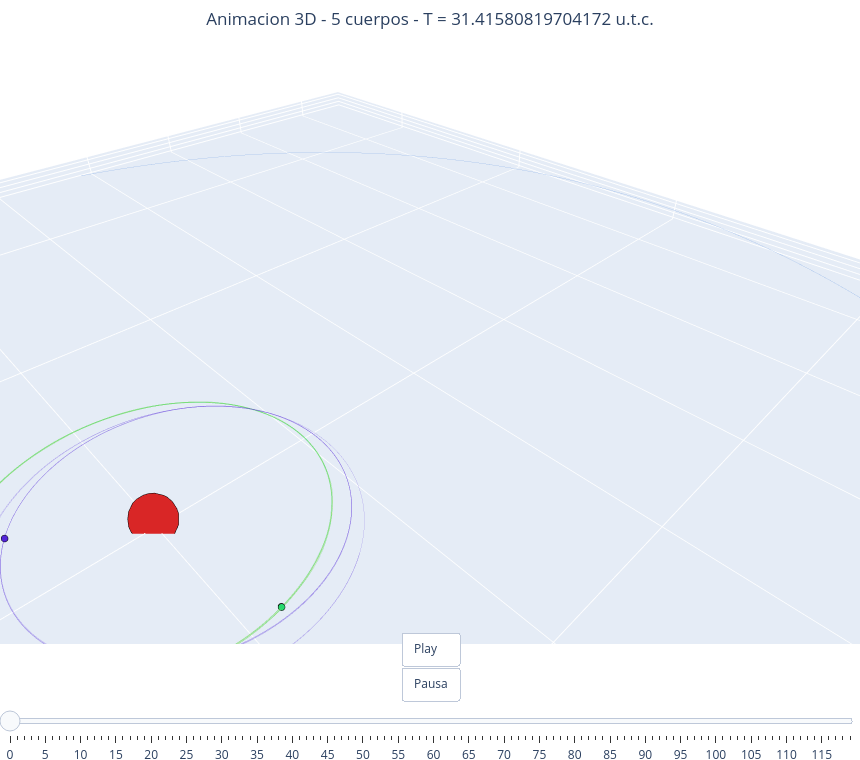

This figure's notebook cell:
### Markdown cell above
### Fundamento Teórico del Modelo de N-Cuerpos

Este notebook implementa la resolución numérica del **problema de N-cuerpos** en el marco de la mecánica celeste newtoniana, utilizando condiciones iniciales reales obtenidas del servicio JPL Horizons (NASA) para el Sol, la Tierra, la Luna, Júpiter y el asteroide Apophis.

#### 1. Ecuaciones de Movimiento 

El modelo se basa en la Ley de Gravitación Universal. Para un sistema de $N$ partículas, la aceleración de un cuerpo $i$ debida a la influencia gravitatoria de todos los demás cuerpos $j$ está dada por:

$$\frac{d^2\mathbf{r}_i}{dt^2} = -G \sum_{j \neq i}^{N} m_j \frac{\mathbf{r}_i - \mathbf{r}_j}{\|\mathbf{r}_i - \mathbf{r}_j\|^3}$$

Donde:
* $\mathbf{r}_i$: Vector de posición del cuerpo $i$.
* $G$: Constante de gravitación universal.
* $(\mathbf{r}_i - \mathbf{r}_j)$: Vector que define la dirección de la fuerza, apuntando desde el cuerpo $j$ hacia el cuerpo $i$.



#### 2. Unidades Canónicas y Normalización

Para mejorar la estabilidad numérica y evitar errores de precisión al trabajar con órdenes de magnitud extremos (como $10^{30}$ kg o $10^{11}$ m), el código transforma las magnitudes del Sistema Internacional (SI) a **unidades canónicas**:

* **Unidad de Longitud ($UL$):** $1$ Unidad Astronómica (AU).
* **Unidad de Masa ($UM$):** $1$ Masa Solar ($M_{\odot}$).
* **Unidad de Tiempo ($UT$):** Se define mediante la tercera ley de Kepler, de modo que la constante gravitacional en el sistema simulación sea $G_c = 1$.

#### 3. Integración Numérica: Algoritmo IAS15

La dinámica se integra con `IAS15` (REBOUND), un integrador adaptativo de alta precisión apropiado para problemas gravitacionales con escalas temporales muy distintas (la Luna orbita la Tierra en 27 días, mientras Júpiter tarda 12 años).

#### 4. Energía Mecánica Total del Sistema

La energía total $E$ se calcula:

$$E = K + U$$

* **Energía Cinética ($K$):** $$K = \frac{1}{2} \sum_{i} m_i \|\mathbf{v}_i\|^2$$
* **Energía Potencial Gravitatoria ($U$):** $$U = -\sum_{i < j} \frac{G_c m_i m_j}{\|\mathbf{r}_i - \mathbf{r}_j\|}$$

#### 5. Sistema de Referencia

El código utiliza la función `sim.move_to_com()` para trasladar el origen de coordenadas al **Centro de Masa (Baricentro)** del sistema:
$$\mathbf{R}_{COM} = \frac{\sum m_i \mathbf{r}_i}{\sum m_i}$$
Esto asegura que el sistema no presente un desplazamiento del sistema completo a través del espacio debido a errores numéricos o a una mala elección del sistema de referencia.

### Code cell
import numpy as np
import matplotlib.pyplot as plt
import rebound
import pymcel as pc
import plotly.graph_objects as go


def consulta_estados_horizons(cuerpos, propiedades, epochs):
    """Consulta vectores de estado en SI desde Horizons para una lista de cuerpos."""
    estados_si = {}
    for nombre, obj_id in cuerpos:
        # consulta_horizons devuelve [x, y, z, vx, vy, vz]
        _, _, salida = pc.consulta_horizons(
            id=obj_id,
            location='@0',
            datos='vectors',
            propiedades=propiedades,
            epochs=epochs,
        )
        estados_si[nombre] = np.array(salida, dtype=float).reshape(-1)
    return estados_si


def convierte_a_unidades_canonicas(estados_si, masas_si, UL=1.495978707e11, UM=1.98847e30):
    """Convierte estados y masas desde SI a unidades canonicas."""
    UL, UM, UT, Gc = pc.unidades_canonicas(UL=UL, UM=UM)
    vel_unit = UL / UT

    estados_can = {}
    for nombre, vec in estados_si.items():
        x, y, z, vx, vy, vz = vec
        estados_can[nombre] = np.array([
            x / UL,
            y / UL,
            z / UL,
            vx / vel_unit,
            vy / vel_unit,
            vz / vel_unit,
        ])

    masas_can = {nombre: masas_si[nombre] / UM for nombre in masas_si}
    return estados_can, masas_can, UL, UM, UT, Gc


def simula_ncuerpos_rebound(cuerpos, estados_can, masas_can, Gc, UT, tmax_years=5.0, N=1200):
    """Rutina unica de simulacion N-cuerpos con REBOUND."""
    sim = rebound.Simulation()
    sim.integrator = 'ias15'
    sim.G = Gc

    names = [nombre for nombre, _ in cuerpos]
    for nombre in names:
        x, y, z, vx, vy, vz = estados_can[nombre]
        sim.add(
            m=masas_can[nombre],
            x=x,
            y=y,
            z=z,
            vx=vx,
            vy=vy,
            vz=vz,
            hash=nombre,
        )

    sim.move_to_com()

    tmax_si = tmax_years * 365.25 * 24 * 3600.0
    tmax_can = tmax_si / UT
    times = np.linspace(0.0, tmax_can, N)

    coords = {name: np.zeros((N, 2)) for name in names}
    rps = np.zeros((len(names), N, 3))

    for i, t in enumerate(times):
        sim.integrate(t)
        for j, name in enumerate(names):
            p = sim.particles[name]
            coords[name][i, 0] = p.x
            coords[name][i, 1] = p.y
            rps[j, i, 0] = p.x
            rps[j, i, 1] = p.y
            rps[j, i, 2] = p.z

    masas_arr = np.array([masas_can[name] for name in names])
    return sim, times, coords, rps, masas_arr


def calcula_energia_total(sim, Gc):
    """Calcula energia cinetica, potencial y total del estado actual."""
    particulas = sim.particles
    masas = np.array([p.m for p in particulas])
    velocidades = np.array([[p.vx, p.vy, p.vz] for p in particulas])
    posiciones = np.array([[p.x, p.y, p.z] for p in particulas])

    T = 0.5 * np.sum(masas * np.sum(velocidades**2, axis=1))

    U = 0.0
    npart = len(particulas)
    for i in range(npart):
        for j in range(i + 1, npart):
            ri = posiciones[i]
            rj = posiciones[j]
            rij = ri - rj
            dist_ij = np.linalg.norm(rij)
            U += -Gc * masas[i] * masas[j] / dist_ij

    E_total = T + U
    return T, U, E_total


def anima_ncuerpos(masas, rps, T, labels=None):
    N = rps.shape[0]
    Nt = rps.shape[1]
    T_total = Nt * (T / Nt)  # tiempo total de la simulacion

    if labels is None:
        labels = [f'Cuerpo {j+1}' for j in range(N)]
    elif len(labels) != N:
        raise ValueError('labels debe tener la misma longitud que el numero de cuerpos')

    # Colores de las particulas
    colors_hex = [f'hsl({int(j/N*360)},70%,50%)' for j in range(N)]

    # Submuestreo para que la animacion sea fluida pero no pesada
    n_frames = 120
    idx = np.linspace(0, Nt - 1, n_frames, dtype=int)
    s_markers = [min(30, max(4, int(masas[j] * 120 + 4))) for j in range(N)]

    base_traces = []
    for j in range(N):
        base_traces.append(go.Scatter3d(
            x=rps[j, :, 0], y=rps[j, :, 1], z=rps[j, :, 2],
            mode='lines',
            line=dict(color=colors_hex[j], width=1),
            opacity=0.25,
            showlegend=False,
            hoverinfo='skip'
        ))

    # Posiciones iniciales de los cuerpos (frame 0)
    for j in range(N):
        base_traces.append(go.Scatter3d(
            x=[rps[j, idx[0], 0]],
            y=[rps[j, idx[0], 1]],
            z=[rps[j, idx[0], 2]],
            mode='markers',
            marker=dict(color=colors_hex[j], size=s_markers[j],
                        line=dict(color='black', width=0.5)),
            name=labels[j],
            showlegend=True
        ))

    frames = []
    for fi, ki in enumerate(idx):
        frame_data = []
        for j in range(N):
            frame_data.append(go.Scatter3d(
                x=[rps[j, ki, 0]],
                y=[rps[j, ki, 1]],
                z=[rps[j, ki, 2]],
            ))
        frames.append(go.Frame(
            data=frame_data,
            traces=list(range(N, 2 * N)),   
            name=str(fi)
        ))

    fig_anim = go.Figure(data=base_traces, frames=frames)
    fig_anim.update_layout(
        title=dict(
            text=f'Animacion 3D - {N} cuerpos - T = {T_total} u.t.c.',
            x=0.5
        ),
        scene=dict(
            xaxis_title='x [u.c.]',
            yaxis_title='y [u.c.]',
            zaxis_title='z [u.c.]',
            aspectmode='data'
        ),
        legend=dict(title='Cuerpos', x=1.02, y=1.0),
        width=860, height=760,
        margin=dict(l=0, r=0, b=0, t=50),
        updatemenus=[dict(
            type='buttons',
            showactive=False,
            y=0.02, x=0.5, xanchor='center',
            buttons=[
                dict(label='Play',
                    method='animate',
                    args=[None, dict(frame=dict(duration=40, redraw=True),
                                    fromcurrent=True, mode='immediate')]),
                dict(label='Pausa',
                    method='animate',
                    args=[[None], dict(frame=dict(duration=0, redraw=False),
                                        mode='immediate')])
            ]
        )],
        sliders=[dict(
            currentvalue=dict(prefix='Frame: ', visible=True, xanchor='center'),
            pad=dict(t=40),
            steps=[dict(method='animate',
                        args=[[str(fi)], dict(mode='immediate',
                                            frame=dict(duration=0, redraw=True))],
                        label=str(fi))
                for fi in range(n_frames)]
        )]
    )
    fig_anim.show()


def ejecuta_sistema(cuerpos, masas_si, epochs, propiedades, tmax_years=5.0, N=1200):
    """Horizons -> canonicas -> simulacion."""
    estados_si = consulta_estados_horizons(cuerpos, propiedades, epochs)
    estados_can, masas_can, UL, UM, UT, Gc = convierte_a_unidades_canonicas(estados_si, masas_si)
    sim, times, coords, rps, masas_arr = simula_ncuerpos_rebound(
        cuerpos=cuerpos,
        estados_can=estados_can,
        masas_can=masas_can,
        Gc=Gc,
        UT=UT,
        tmax_years=tmax_years,
        N=N,
    )
    return sim, times, coords, rps, masas_arr, UL, UM, UT, Gc, estados_can, masas_can


# Datos desde Horizons
epochs = '2026-01-01 00:00:00'

# Propiedades solicitadas a Horizons en unidades SI
propiedades = [
    ('x', 'm'), ('y', 'm'), ('z', 'm'),
    ('vx', 'm/s'), ('vy', 'm/s'), ('vz', 'm/s')
]

# Lista de cuerpos: (nombre_en_simulacion, id_horizons)
cuerpos = [
    ('Sol', '10'),
    ('Tierra', '399'),
    ('Luna', '301'),
    ('Jupiter', '599'),
    ('Apophis', '99942'),
]

# Masas en SI [kg]
masas_si = {
    'Sol': 1.98847e30,
    'Tierra': 5.9722e24,
    'Luna': 7.34767309e22,
    'Jupiter': 1.89813e27,
    'Apophis': 3.4e10,
}

# Llamada  a rutinas para el sistema base
sim, times, coords, rps, masas_arr, UL, UM, UT, Gc, estados_can, masas_can = ejecuta_sistema(
    cuerpos=cuerpos,
    masas_si=masas_si,
    epochs=epochs,
    propiedades=propiedades,
    tmax_years=5.0,
    N=1200,
)

print('Unidades canonicas:')
print(f'  UL = {UL:.6e} m')
print(f'  UM = {UM:.6e} kg')
print(f'  UT = {UT:.6e} s')
print(f'  Gc = {Gc}')

# Grafica de trayectorias
plt.figure(figsize=(9, 9))
styles = {
    'Sol': dict(color='gold', lw=2.0),
    'Tierra': dict(color='tab:blue', lw=1.5),
    'Luna': dict(color='gray', lw=1.2),
    'Jupiter': dict(color='tab:orange', lw=1.5),
    'Apophis': dict(color='crimson', lw=1.5),
}

names = [nombre for nombre, _ in cuerpos]
for name in names:
    plt.plot(coords[name][:, 0], coords[name][:, 1], label=name, **styles[name])
    plt.scatter(coords[name][-1, 0], coords[name][-1, 1], s=25, color=styles[name]['color'])

plt.scatter(0, 0, color='gold', s=120, edgecolor='black', linewidth=0.6, zorder=5)
plt.title('Sistema: Sol, Tierra, Luna, Jupiter y Apophis')
plt.xlabel('x [AU canonica]')
plt.ylabel('y [AU canonica]')
plt.axis('equal')
plt.grid(alpha=0.3)
plt.legend()
plt.show()

# Animacion 3D
anima_ncuerpos(masas_arr, rps, times[-1], labels=names)

# Energia total en unidades canonicas: E = T + U
T, U, E_total = calcula_energia_total(sim, Gc)

print(f'Energia cinetica (canonicas): {T:.6e}')
print(f'Energia potencial (canonicas): {U:.6e}')
print(f'Energia total del sistema (canonicas): {E_total:.6e}')

### Figure 1 — Plotly figure (JSON) as saved in the notebook; plotly's stock layout.template omitted (floating-point values rounded to 4 significant figures; data arrays with more than 128 entries replaced by an {"elided": "..."} marker saying what was removed)
{"data": [{"hoverinfo": "skip", "line": {"color": "hsl(0,70%,50%)", "width": 1}, "mode": "lines", "opacity": 0.25, "showlegend": false, "type": "scatter3d", "x": {"elided": "1200 float values"}, "y": {"elided": "1200 float values"}, "z": {"elided": "1200 float values"}}, {"hoverinfo": "skip", "line": {"color": "hsl(72,70%,50%)", "width": 1}, "mode": "lines", "opacity": 0.25, "showlegend": false, "type": "scatter3d", "x": {"elided": "1200 float values"}, "y": {"elided": "1200 float values"}, "z": {"elided": "1200 float values"}}, {"hoverinfo": "skip", "line": {"color": "hsl(144,70%,50%)", "width": 1}, "mode": "lines", "opacity": 0.25, "showlegend": false, "type": "scatter3d", "x": {"elided": "1200 float values"}, "y": {"elided": "1200 float values"}, "z": {"elided": "1200 float values"}}, {"hoverinfo": "skip", "line": {"color": "hsl(216,70%,50%)", "width": 1}, "mode": "lines", "opacity": 0.25, "showlegend": false, "type": "scatter3d", "x": {"elided": "1200 float values"}, "y": {"elided": "1200 float values"}, "z": {"elided": "1200 float values"}}, {"hoverinfo": "skip", "line": {"color": "hsl(288,70%,50%)", "width": 1}, "mode": "lines", "opacity": 0.25, "showlegend": false, "type": "scatter3d", "x": {"elided": "1200 float values"}, "y": {"elided": "1200 float values"}, "z": {"elided": "1200 float values"}}, {"marker": {"color": "hsl(0,70%,50%)", "line": {"color": "black", "width": 0.5}, "size": 30}, "mode": "markers", "name": "Cuerpo 1", "showlegend": false, "type": "scatter3d", "x": [0.001616], "y": [-0.004703], "z": [-1.662e-05]}, {"marker": {"color": "hsl(72,70%,50%)", "line": {"color": "black", "width": 0.5}, "size": 4}, "mode": "markers", "name": "Cuerpo 2", "showlegend": false, "type": "scatter3d", "x": [-0.1727], "y": [0.9631], "z": [-7.606e-05]}, {"marker": {"color": "hsl(144,70%,50%)", "line": {"color": "black", "width": 0.5}, "size": 4}, "mode": "markers", "name": "Cuerpo 3", "showlegend": false, "type": "scatter3d", "x": [-0.1717], "y": [0.9653], "z": [0.0001362]}, {"marker": {"color": "hsl(216,70%,50%)", "line": {"color": "black", "width": 0.5}, "size": 4}, "mode": "markers", "name": "Cuerpo 4", "showlegend": false, "type": "scatter3d", "x": [-1.692], "y": [4.924], "z": [0.01741]}, {"marker": {"color": "hsl(288,70%,50%)", "line": {"color": "black", "width": 0.5}, "size": 4}, "mode": "markers", "name": "Cuerpo 5", "showlegend": false, "type": "scatter3d", "x": [0.6354], "y": [-0.3969], "z": [0.0359]}], "layout": {"height": 760, "margin": {"b": 0, "l": 0, "r": 0, "t": 50}, "scene": {"aspectmode": "data", "xaxis": {"title": {"text": "x [u.c.]"}}, "yaxis": {"title": {"text": "y [u.c.]"}}, "zaxis": {"title": {"text": "z [u.c.]"}}}, "sliders": [{"currentvalue": {"prefix": "Frame: ", "visible": true, "xanchor": "center"}, "pad": {"t": 40}, "steps": [{"args": [["0"], {"frame": {"duration": 0, "redraw": true}, "mode": "immediate"}], "label": "0", "method": "animate"}, {"args": [["1"], {"frame": {"duration": 0, "redraw": true}, "mode": "immediate"}], "label": "1", "method": "animate"}, {"args": [["2"], {"frame": {"duration": 0, "redraw": true}, "mode": "immediate"}], "label": "2", "method": "animate"}, {"args": [["3"], {"frame": {"duration": 0, "redraw": true}, "mode": "immediate"}], "label": "3", "method": "animate"}, {"args": [["4"], {"frame": {"duration": 0, "redraw": true}, "mode": "immediate"}], "label": "4", "method": "animate"}, {"args": [["5"], {"frame": {"duration": 0, "redraw": true}, "mode": "immediate"}], "label": "5", "method": "animate"}, {"args": [["6"], {"frame": {"duration": 0, "redraw": true}, "mode": "immediate"}], "label": "6", "method": "animate"}, {"args": [["7"], {"frame": {"duration": 0, "redraw": true}, "mode": "immediate"}], "label": "7", "method": "animate"}, {"args": [["8"], {"frame": {"duration": 0, "redraw": true}, "mode": "immediate"}], "label": "8", "method": "animate"}, {"args": [["9"], {"frame": {"duration": 0, "redraw": true}, "mode": "immediate"}], "label": "9", "method": "animate"}, {"args": [["10"], {"frame": {"duration": 0, "redraw": true}, "mode": "immediate"}], "label": "10", "method": "animate"}, {"args": [["11"], {"frame": {"duration": 0, "redraw": true}, "mode": "immediate"}], "label": "11", "method": "animate"}, {"args": [["12"], {"frame": {"duration": 0, "redraw": true}, "mode": "immediate"}], "label": "12", "method": "animate"}, {"args": [["13"], {"frame": {"duration": 0, "redraw": true}, "mode": "immediate"}], "label": "13", "method": "animate"}, {"args": [["14"], {"frame": {"duration": 0, "redraw": true}, "mode": "immediate"}], "label": "14", "method": "animate"}, {"args": [["15"], {"frame": {"duration": 0, "redraw": true}, "mode": "immediate"}], "label": "15", "method": "animate"}, {"args": [["16"], {"frame": {"duration": 0, "redraw": true}, "mode": "immediate"}], "label": "16", "method": "animate"}, {"args": [["17"], {"frame": {"duration": 0, "redraw": true}, "mode": "immediate"}], "label": "17", "method": "animate"}, {"args": [["18"], {"frame": {"duration": 0, "redraw": true}, "mode": "immediate"}], "label": "18", "method": "animate"}, {"args": [["19"], {"frame": {"duration": 0, "redraw": true}, "mode": "immediate"}], "label": "19", "method": "animate"}, {"args": [["20"], {"frame": {"duration": 0, "redraw": true}, "mode": "immediate"}], "label": "20", "method": "animate"}, {"args": [["21"], {"frame": {"duration": 0, "redraw": true}, "mode": "immediate"}], "label": "21", "method": "animate"}, {"args": [["22"], {"frame": {"duration": 0, "redraw": true}, "mode": "immediate"}], "label": "22", "method": "animate"}, {"args": [["23"], {"frame": {"duration": 0, "redraw": true}, "mode": "immediate"}], "label": "23", "method": "animate"}, {"args": [["24"], {"frame": {"duration": 0, "redraw": true}, "mode": "immediate"}], "label": "24", "method": "animate"}, {"args": [["25"], {"frame": {"duration": 0, "redraw": true}, "mode": "immediate"}], "label": "25", "method": "animate"}, {"args": [["26"], {"frame": {"duration": 0, "redraw": true}, "mode": "immediate"}], "label": "26", "method": "animate"}, {"args": [["27"], {"frame": {"duration": 0, "redraw": true}, "mode": "immediate"}], "label": "27", "method": "animate"}, {"args": [["28"], {"frame": {"duration": 0, "redraw": true}, "mode": "immediate"}], "label": "28", "method": "animate"}, {"args": [["29"], {"frame": {"duration": 0, "redraw": true}, "mode": "immediate"}], "label": "29", "method": "animate"}, {"args": [["30"], {"frame": {"duration": 0, "redraw": true}, "mode": "immediate"}], "label": "30", "method": "animate"}, {"args": [["31"], {"frame": {"duration": 0, "redraw": true}, "mode": "immediate"}], "label": "31", "method": "animate"}, {"args": [["32"], {"frame": {"duration": 0, "redraw": true}, "mode": "immediate"}], "label": "32", "method": "animate"}, {"args": [["33"], {"frame": {"duration": 0, "redraw": true}, "mode": "immediate"}], "label": "33", "method": "animate"}, {"args": [["34"], {"frame": {"duration": 0, "redraw": true}, "mode": "immediate"}], "label": "34", "method": "animate"}, {"args": [["35"], {"frame": {"duration": 0, "redraw": true}, "mode": "immediate"}], "label": "35", "method": "animate"}, {"args": [["36"], {"frame": {"duration": 0, "redraw": true}, "mode": "immediate"}], "label": "36", "method": "animate"}, {"args": [["37"], {"frame": {"duration": 0, "redraw": true}, "mode": "immediate"}], "label": "37", "method": "animate"}, {"args": [["38"], {"frame": {"duration": 0, "redraw": true}, "mode": "immediate"}], "label": "38", "method": "animate"}, {"args": [["39"], {"frame": {"duration": 0, "redraw": true}, "mode": "immediate"}], "label": "39", "method": "animate"}, {"args": [["40"], {"frame": {"duration": 0, "redraw": true}, "mode": "immediate"}], "label": "40", "method": "animate"}, {"args": [["41"], {"frame": {"duration": 0, "redraw": true}, "mode": "immediate"}], "label": "41", "method": "animate"}, {"args": [["42"], {"frame": {"duration": 0, "redraw": true}, "mode": "immediate"}], "label": "42", "method": "animate"}, {"args": [["43"], {"frame": {"duration": 0, "redraw": true}, "mode": "immediate"}], "label": "43", "method": "animate"}, {"args": [["44"], {"frame": {"duration": 0, "redraw": true}, "mode": "immediate"}], "label": "44", "method": "animate"}, {"args": [["45"], {"frame": {"duration": 0, "redraw": true}, "mode": "immediate"}], "label": "45", "method": "animate"}, {"args": [["46"], {"frame": {"duration": 0, "redraw": true}, "mode": "immediate"}], "label": "46", "method": "animate"}, {"args": [["47"], {"frame": {"duration": 0, "redraw": true}, "mode": "immediate"}], "label": "47", "method": "animate"}, {"args": [["48"], {"frame": {"duration": 0, "redraw": true}, "mode": "immediate"}], "label": "48", "method": "animate"}, {"args": [["49"], {"frame": {"duration": 0, "redraw": true}, "mode": "immediate"}], "label": "49", "method": "animate"}, {"args": [["50"], {"frame": {"duration": 0, "redraw": true}, "mode": "immediate"}], "label": "50", "method": "animate"}, {"args": [["51"], {"frame": {"duration": 0, "redraw": true}, "mode": "immediate"}], "label": "51", "method": "animate"}, {"args": [["52"], {"frame": {"duration": 0, "redraw": true}, "mode": "immediate"}], "label": "52", "method": "animate"}, {"args": [["53"], {"frame": {"duration": 0, "redraw": true}, "mode": "immediate"}], "label": "53", "method": "animate"}, {"args": [["54"], {"frame": {"duration": 0, "redraw": true}, "mode": "immediate"}], "label": "54", "method": "animate"}, {"args": [["55"], {"frame": {"duration": 0, "redraw": true}, "mode": "immediate"}], "label": "55", "method": "animate"}, {"args": [["56"], {"frame": {"duration": 0, "redraw": true}, "mode": "immediate"}], "label": "56", "method": "animate"}, {"args": [["57"], {"frame": {"duration": 0, "redraw": true}, "mode": "immediate"}], "label": "57", "method": "animate"}, {"args": [["58"], {"frame": {"duration": 0, "redraw": true}, "mode": "immediate"}], "label": "58", "method": "animate"}, {"args": [["59"], {"frame": {"duration": 0, "redraw": true}, "mode": "immediate"}], "label": "59", "method": "animate"}, {"args": [["60"], {"frame": {"duration": 0, "redraw": true}, "mode": "immediate"}], "label": "60", "method": "animate"}, {"args": [["61"], {"frame": {"duration": 0, "redraw": true}, "mode": "immediate"}], "label": "61", "method": "animate"}, {"args": [["62"], {"frame": {"duration": 0, "redraw": true}, "mode": "immediate"}], "label": "62", "method": "animate"}, {"args": [["63"], {"frame": {"duration": 0, "redraw": true}, "mode": "immediate"}], "label": "63", "method": "animate"}, {"args": [["64"], {"frame": {"duration": 0, "redraw": true}, "mode": "immediate"}], "label": "64", "method": "animate"}, {"args": [["65"], {"frame": {"duration": 0, "redraw": true}, "mode": "immediate"}], "label": "65", "method": "animate"}, {"args": [["66"], {"frame": {"duration": 0, "redraw": true}, "mode": "immediate"}], "label": "66", "method": "animate"}, {"args": [["67"], {"frame": {"duration": 0, "redraw": true}, "mode": "immediate"}], "label": "67", "method": "animate"}, {"args": [["68"], {"frame": {"duration": 0, "redraw": true}, "mode": "immediate"}], "label": "68", "method": "animate"}, {"args": [["69"], {"frame": {"duration": 0, "redraw": true}, "mode": "immediate"}], "label": "69", "method": "animate"}, {"args": [["70"], {"frame": {"duration": 0, "redraw": true}, "mode": "immediate"}], "label": "70", "method": "animate"}, {"args": [["71"], {"frame": {"duration": 0, "redraw": true}, "mode": "immediate"}], "label": "71", "method": "animate"}, {"args": [["72"], {"frame": {"duration": 0, "redraw": true}, "mode": "immediate"}], "label": "72", "method": "animate"}, {"args": [["73"], {"frame": {"duration": 0, "redraw": true}, "mode": "immediate"}], "label": "73", "method": "animate"}, {"args": [["74"], {"frame": {"duration": 0, "redraw": true}, "mode": "immediate"}], "label": "74", "method": "animate"}, {"args": [["75"], {"frame": {"duration": 0, "redraw": true}, "mode": "immediate"}], "label": "75", "method": "animate"}, {"args": [["76"], {"frame": {"duration": 0, "redraw": true}, "mode": "immediate"}], "label": "76", "method": "animate"}, {"args": [["77"], {"frame": {"duration": 0, "redraw": true}, "mode": "immediate"}], "label": "77", "method": "animate"}, {"args": [["78"], {"frame": {"duration": 0, "redraw": true}, "mode": "immediate"}], "label": "78", "method": "animate"}, {"args": [["79"], {"frame": {"duration": 0, "redraw": true}, "mode": "immediate"}], "label": "79", "method": "animate"}, {"args": [["80"], {"frame": {"duration": 0, "redraw": true}, "mode": "immediate"}], "label": "80", "method": "animate"}, {"args": [["81"], {"frame": {"duration": 0, "redraw": true}, "mode": "immediate"}], "label": "81", "method": "animate"}, {"args": [["82"], {"frame": {"duration": 0, "redraw": true}, "mode": "immediate"}], "label": "82", "method": "animate"}, {"args": [["83"], {"frame": {"duration": 0, "redraw": true}, "mode": "immediate"}], "label": "83", "method": "animate"}, {"args": [["84"], {"frame": {"duration": 0, "redraw": true}, "mode": "immediate"}], "label": "84", "method": "animate"}, {"args": [["85"], {"frame": {"duration": 0, "redraw": true}, "mode": "immediate"}], "label": "85", "method": "animate"}, {"args": [["86"], {"frame": {"duration": 0, "redraw": true}, "mode": "immediate"}], "label": "86", "method": "animate"}, {"args": [["87"], {"frame": {"duration": 0, "redraw": true}, "mode": "immediate"}], "label": "87", "method": "animate"}, {"args": [["88"], {"frame": {"duration": 0, "redraw": true}, "mode": "immediate"}], "label": "88", "method": "animate"}, {"args": [["89"], {"frame": {"duration": 0, "redraw": true}, "mode": "immediate"}], "label": "89", "method": "animate"}, {"args": [["90"], {"frame": {"duration": 0, "redraw": true}, "mode": "immediate"}], "label": "90", "method": "animate"}, {"args": [["91"], {"frame": {"duration": 0, "redraw": true}, "mode": "immediate"}], "label": "91", "method": "animate"}, {"args": [["92"], {"frame": {"duration": 0, "redraw": true}, "mode": "immediate"}], "label": "92", "method": "animate"}, {"args": [["93"], {"frame": {"duration": 0, "redraw": true}, "mode": "immediate"}], "label": "93", "method": "animate"}, {"args": [["94"], {"frame": {"duration": 0, "redraw": true}, "mode": "immediate"}], "label": "94", "method": "animate"}, {"args": [["95"], {"frame": {"duration": 0, "redraw": true}, "mode": "immediate"}], "label": "95", "method": "animate"}, {"args": [["96"], {"frame": {"duration": 0, "redraw": true}, "mode": "immediate"}], "label": "96", "method": "animate"}, {"args": [["97"], {"frame": {"duration": 0, "redraw": true}, "mode": "immediate"}], "label": "97", "method": "animate"}, {"args": [["98"], {"frame": {"duration": 0, "redraw": true}, "mode": "immediate"}], "label": "98", "method": "animate"}, {"args": [["99"], {"frame": {"duration": 0, "redraw": true}, "mode": "immediate"}], "label": "99", "method": "animate"}, {"args": [["100"], {"frame": {"duration": 0, "redraw": true}, "mode": "immediate"}], "label": "100", "method": "animate"}, {"args": [["101"], {"frame": {"duration": 0, "redraw": true}, "mode": "immediate"}], "label": "101", "method": "animate"}, {"args": [["102"], {"frame": {"duration": 0, "redraw": true}, "mode": "immediate"}], "label": "102", "method": "animate"}, {"args": [["103"], {"frame": {"duration": 0, "redraw": true}, "mode": "immediate"}], "label": "103", "method": "animate"}, {"args": [["104"], {"frame": {"duration": 0, "redraw": true}, "mode": "immediate"}], "label": "104", "method": "animate"}, {"args": [["105"], {"frame": {"duration": 0, "redraw": true}, "mode": "immediate"}], "label": "105", "method": "animate"}, {"args": [["106"], {"frame": {"duration": 0, "redraw": true}, "mode": "immediate"}], "label": "106", "method": "animate"}, {"args": [["107"], {"frame": {"duration": 0, "redraw": true}, "mode": "immediate"}], "label": "107", "method": "animate"}, {"args": [["108"], {"frame": {"duration": 0, "redraw": true}, "mode": "immediate"}], "label": "108", "method": "animate"}, {"args": [["109"], {"frame": {"duration": 0, "redraw": true}, "mode": "immediate"}], "label": "109", "method": "animate"}, {"args": [["110"], {"frame": {"duration": 0, "redraw": true}, "mode": "immediate"}], "label": "110", "method": "animate"}, {"args": [["111"], {"frame": {"duration": 0, "redraw": true}, "mode": "immediate"}], "label": "111", "method": "animate"}, {"args": [["112"], {"frame": {"duration": 0, "redraw": true}, "mode": "immediate"}], "label": "112", "method": "animate"}, {"args": [["113"], {"frame": {"duration": 0, "redraw": true}, "mode": "immediate"}], "label": "113", "method": "animate"}, {"args": [["114"], {"frame": {"duration": 0, "redraw": true}, "mode": "immediate"}], "label": "114", "method": "animate"}, {"args": [["115"], {"frame": {"duration": 0, "redraw": true}, "mode": "immediate"}], "label": "115", "method": "animate"}, {"args": [["116"], {"frame": {"duration": 0, "redraw": true}, "mode": "immediate"}], "label": "116", "method": "animate"}, {"args": [["117"], {"frame": {"duration": 0, "redraw": true}, "mode": "immediate"}], "label": "117", "method": "animate"}, {"args": [["118"], {"frame": {"duration": 0, "redraw": true}, "mode": "immediate"}], "label": "118", "method": "animate"}, {"args": [["119"], {"frame": {"duration": 0, "redraw": true}, "mode": "immediate"}], "label": "119", "method": "animate"}]}], "title": {"text": "Animacion 3D - 5 cuerpos - T = 31.41580819704172 u.t.c.", "x": 0.5}, "updatemenus": [{"buttons": [{"args": [null, {"frame": {"duration": 40, "redraw": true}, "fromcurrent": true, "mode": "immediate"}], "label": "Play", "method": "animate"}, {"args": [[null], {"frame": {"duration": 0, "redraw": false}, "mode": "immediate"}], "label": "Pausa", "method": "animate"}], "showactive": false, "type": "buttons", "x": 0.5, "xanchor": "center", "y": 0.02}], "width": 860}}
